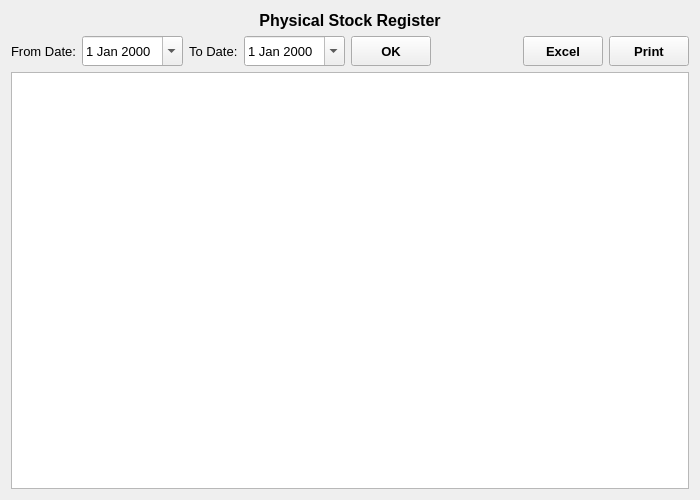
<?xml version="1.0" encoding="UTF-8"?>
<ui version="4.0">
 <class>PhysicalStockRegister</class>
 <widget class="QWidget" name="PhysicalStockRegister">
  <property name="geometry">
   <rect>
    <x>0</x>
    <y>0</y>
    <width>700</width>
    <height>500</height>
   </rect>
  </property>
  <property name="font">
   <font>
    <family>Microsoft YaHei UI</family>
    <pointsize>10</pointsize>
   </font>
  </property>
  <property name="windowTitle">
   <string>Form</string>
  </property>
  <layout class="QVBoxLayout" name="verticalLayout">
   <item>
    <widget class="QLabel" name="label">
     <property name="font">
      <font>
       <pointsize>12</pointsize>
       <weight>75</weight>
       <bold>true</bold>
      </font>
     </property>
     <property name="text">
      <string>Physical Stock Register</string>
     </property>
     <property name="alignment">
      <set>Qt::AlignCenter</set>
     </property>
    </widget>
   </item>
   <item>
    <layout class="QHBoxLayout" name="horizontalLayout" stretch="0,0,0,0,0,0,0,0">
     <item>
      <widget class="QLabel" name="fromDateLabel">
       <property name="text">
        <string>From Date:</string>
       </property>
      </widget>
     </item>
     <item>
      <widget class="QDateEdit" name="fromDateDateEdit">
       <property name="minimumSize">
        <size>
         <width>0</width>
         <height>30</height>
        </size>
       </property>
       <property name="calendarPopup">
        <bool>true</bool>
       </property>
      </widget>
     </item>
     <item>
      <widget class="QLabel" name="toDateLabel">
       <property name="text">
        <string>To Date:</string>
       </property>
      </widget>
     </item>
     <item>
      <widget class="QDateEdit" name="toDateDateEdit">
       <property name="minimumSize">
        <size>
         <width>0</width>
         <height>30</height>
        </size>
       </property>
       <property name="calendarPopup">
        <bool>true</bool>
       </property>
      </widget>
     </item>
     <item>
      <widget class="QToolButton" name="OKButton">
       <property name="minimumSize">
        <size>
         <width>80</width>
         <height>30</height>
        </size>
       </property>
       <property name="font">
        <font>
         <weight>75</weight>
         <bold>true</bold>
        </font>
       </property>
       <property name="text">
        <string>OK</string>
       </property>
      </widget>
     </item>
     <item>
      <spacer name="horizontalSpacer">
       <property name="orientation">
        <enum>Qt::Horizontal</enum>
       </property>
       <property name="sizeHint" stdset="0">
        <size>
         <width>40</width>
         <height>20</height>
        </size>
       </property>
      </spacer>
     </item>
     <item>
      <widget class="QToolButton" name="excelButton">
       <property name="minimumSize">
        <size>
         <width>80</width>
         <height>30</height>
        </size>
       </property>
       <property name="font">
        <font>
         <weight>75</weight>
         <bold>true</bold>
        </font>
       </property>
       <property name="text">
        <string>Excel</string>
       </property>
      </widget>
     </item>
     <item>
      <widget class="QToolButton" name="printButton">
       <property name="minimumSize">
        <size>
         <width>80</width>
         <height>30</height>
        </size>
       </property>
       <property name="font">
        <font>
         <weight>75</weight>
         <bold>true</bold>
        </font>
       </property>
       <property name="text">
        <string>Print</string>
       </property>
      </widget>
     </item>
    </layout>
   </item>
   <item>
    <widget class="QTableView" name="tableView">
     <property name="font">
      <font>
       <pointsize>12</pointsize>
      </font>
     </property>
     <property name="alternatingRowColors">
      <bool>true</bool>
     </property>
    </widget>
   </item>
  </layout>
 </widget>
 <resources/>
 <connections/>
</ui>
